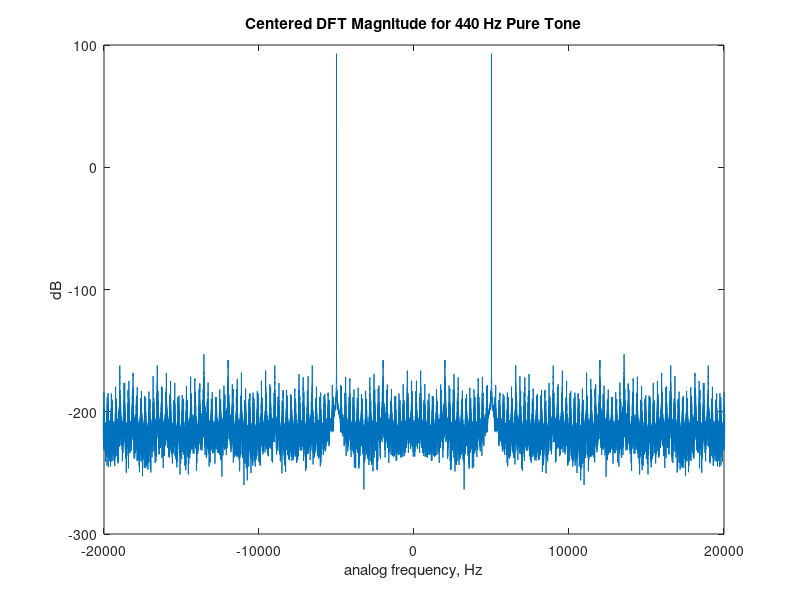
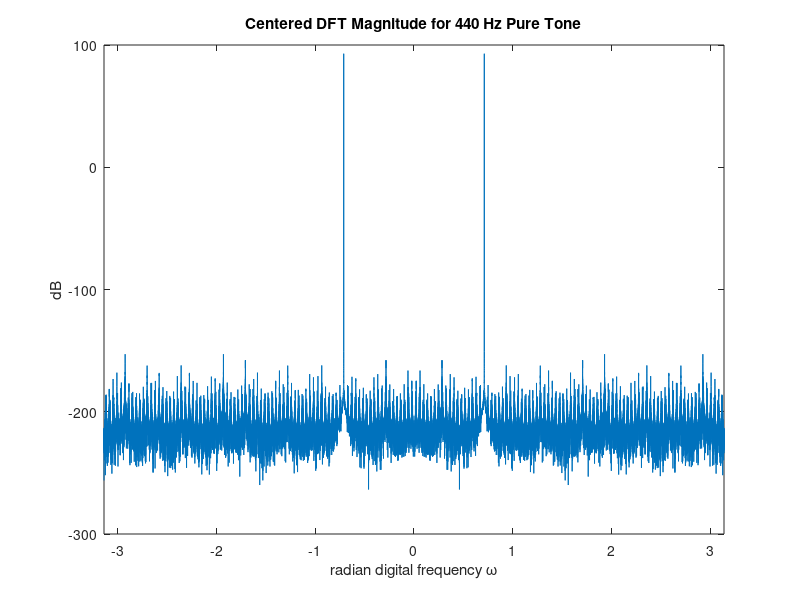

The MATLAB source for these figures, in order: (Note: this script raises an error after producing the figures.)
% Part 2

% Step 5
Fs = 44100;
N = Fs * 2;
n = 0:N-1;
% f_analog = 440;
f_analog = 5000;
w_dig = 2*pi*f_analog/Fs;
x = cos(w_dig * n);

x = x / max(abs(x));
sound(x,Fs,16);

X = fftshift(fft(x));
Xmag = abs(X);
XmagdB = 20*log10(Xmag);

% plot against radian digital frequency
w = -pi:2*pi/N:pi-2*pi/N;
f = w * Fs / (2*pi);
figure(13);
plot(f,XmagdB);
xlim([-20000 20000]);
title('Centered DFT Magnitude for 440 Hz Pure Tone');
xlabel('analog frequency, Hz');
ylabel('dB');

% normalized digital frequency
figure(14);
plot(w,XmagdB);
xlim([-pi pi]);
title('Centered DFT Magnitude for 440 Hz Pure Tone');
xlabel('radian digital frequency \omega');
ylabel('dB');

% wait
pause(3);

audiowrite('res/AudioOut.wav',x,Fs);
[x2,Fs] = audioread('AudioOut.wav');
sound(x2,Fs,16);

% % Lowpass digital butterworth filter
% Wp = 0.4;
% Ws = 0.6;
% Rp = 1;
% Rs = 60;
% [low_Nf, low_Wn] = buttord(Wp,Ws,Rp,Rs);
% [low_num,low_den] = butter(low_Nf,low_Wn);

% % Highpass digital butterworth filter 
% Wp = 0.6;
% Ws = 0.4;
% Rp = 1;
% Rs = 60;
% [Nf,Wn] = buttord(Wp,Ws,Rp,Rs);
% [num,den] = butter(Nf,Wn,'high');

% Step 6
Fs = 44100;
N = Fs * 4;
n = 0:N-1;

% 250 Hz
f_analog = 1000;
w_dig = 2*pi*f_analog/Fs;
x1 = cos(w_dig * n);
sound(x1,Fs,16);
pause(5);

% sweeping 1kHz to 3kHz
% f_start_analog = 1000;
% w_start_dig = 2*pi*f_start_analog/Fs;
% f_stop_analog = 3000;
% w_stop_dig = 2*pi*f_stop_analog/Fs;
% phi = (w_stop_dig - w_start_dig)/(2*(N-1))*(n.*n) + w_start_dig*n;
% x2 = cos(phi);
f_analog = 3000; % changing to 3000 hertz
w_dig = 2*pi*f_analog/Fs;
x2 = cos(w_dig * n);
sound(x2,Fs,16);
pause(5);

% Add the two signals
x3 = x1 + x2; % literally just on top of the other audio
x3 = x3 / max(abs(x3));
sound(x3,Fs,16);
pause(5);

% Lowpass Use
% Will just not include the pi in the equation
Wp = 2*1000/Fs; 
Ws = 2*3000/Fs;
Rp = 1;
Rs = 60;
[Nf, Wn] = buttord(Wp,Ws,Rp,Rs);
[num,den] = butter(Nf,Wn);
h = fvtool(num,den);
figure(15);
freqz(num,den,1024);
title('Lowpass Frequency Response');
y1 = filter(num,den,x3);
y1 = y1 / max(abs(y1));
sound(y1,Fs,16);
pause(5);

% % Highpass use
% Ws = w_dig/pi;
% Wp = w_start_dig/pi;
% Rp = 1;
% Rs = 60;
% [Nf,Wn] = buttord(Wp,Ws,Rp,Rs);
% [num2,den2] = butter(Nf,Wn,'high');
% Hd = dfilt.df1(num2,den2);
% addfilter(h,Hd);
% figure(16);
% freqz(num2,den2,1024);
% title('Highpass Frequency Response');
% y2 = filter(num2,den2,x3);
% y2 = y2/max(abs(y2));
% sound(y2,Fs,16);